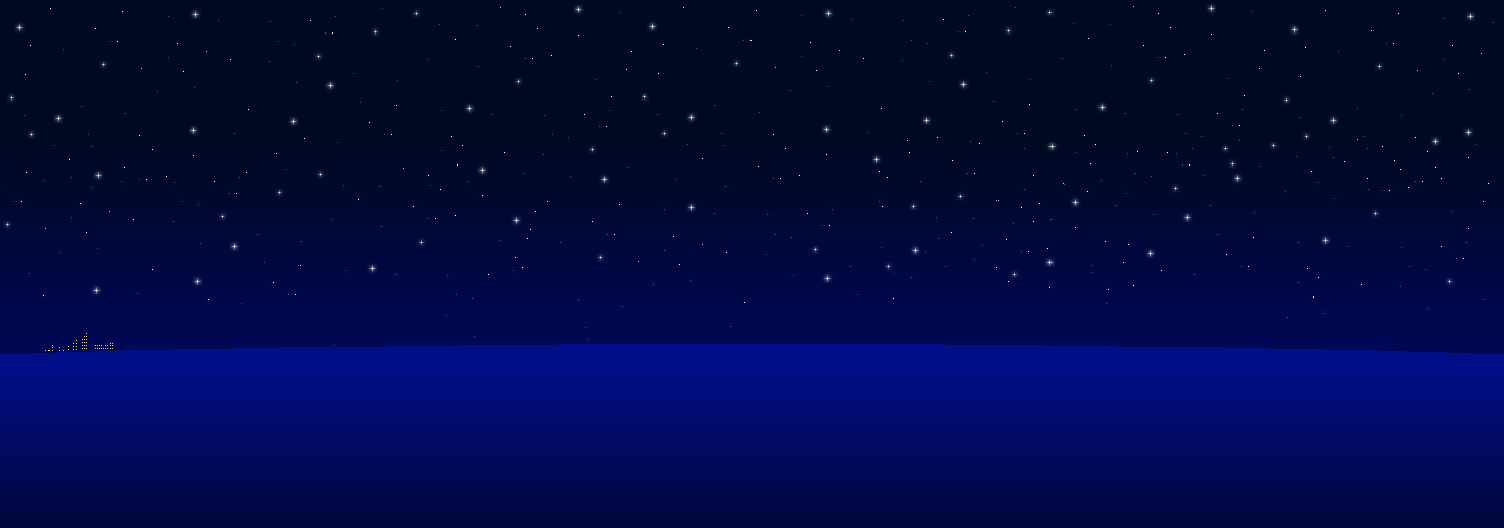

Tiled map render using the project's own tile images. Description and the map definition, with tile-layer contents summarised, below:
An orthogonal 94x33 tile map with 16x16 px tiles, 3 tile layers (Back, Buildings, Front).

<map version="1.5" tiledversion="1.7.2" orientation="orthogonal" renderorder="right-down" width="94" height="33" tilewidth="16" tileheight="16" infinite="0" nextlayerid="7" nextobjectid="1">
 <properties>
  <property name="Outdoors" value="T" />
 </properties>
 <tileset firstgid="1" name="Sky" tilewidth="16" tileheight="16" tilecount="3102" columns="94">
  <image source="Sky_Night.png" width="1504" height="528" />
 </tileset>
 <layer id="1" name="Back" width="94" height="33">
  <data>[3102 cells, 3102 non-empty, 3102 distinct tile ids]</data>
 </layer>
 <objectgroup id="2" name="Back" />
 <layer id="4" name="Buildings" width="94" height="33">
  <data>[3102 cells, 0 non-empty, 0 distinct tile ids]</data>
 </layer>
 <objectgroup id="3" name="Buildings" />
 <layer id="5" name="Front" width="94" height="33">
  <data>[3102 cells, 0 non-empty, 0 distinct tile ids]</data>
 </layer>
 <objectgroup id="6" name="Front" />
</map>
